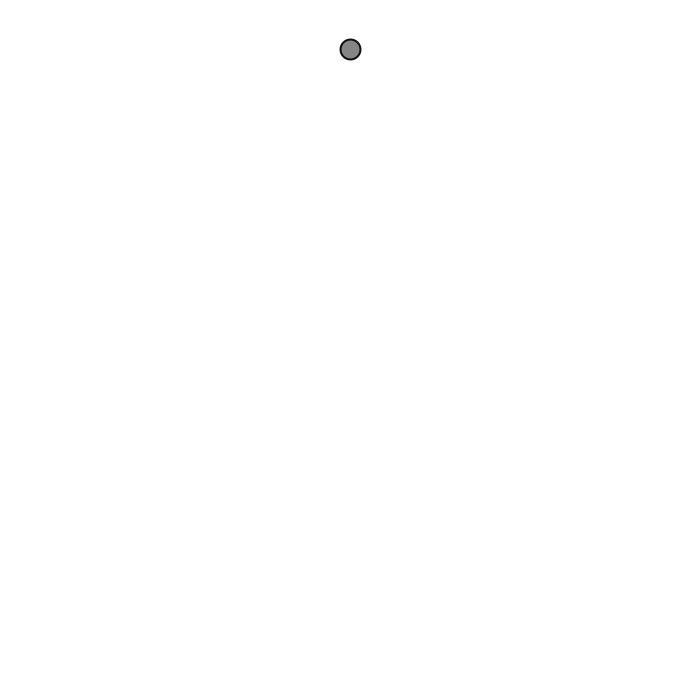
Frame 1 (no input)
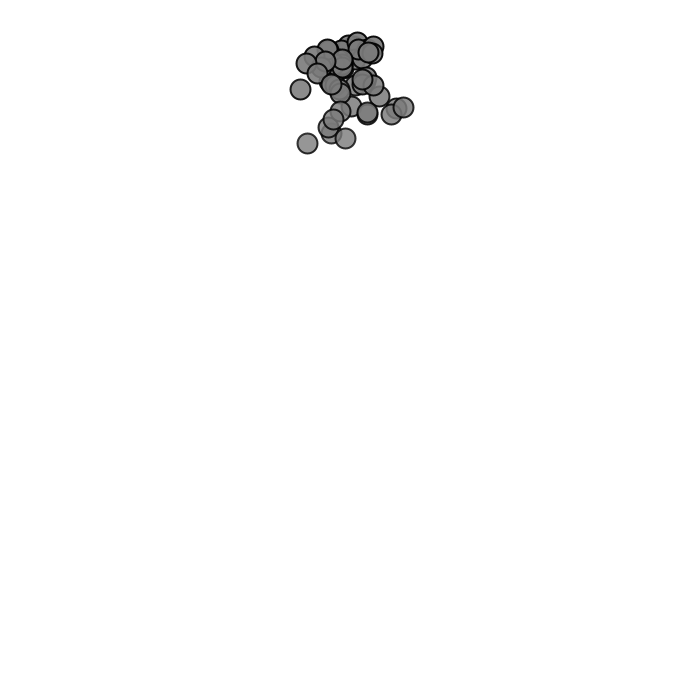
Frame 60 (the mouse pressed at the canvas centre just before this capture)
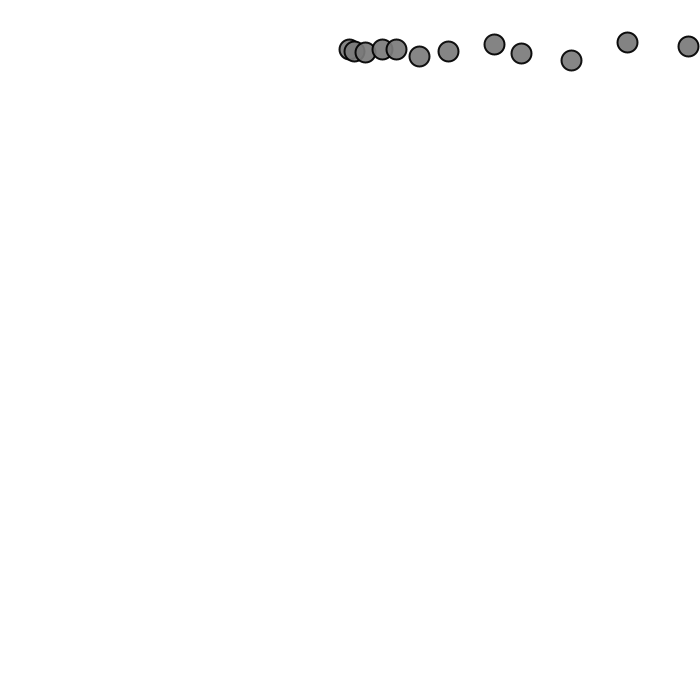
Frame 120 (the mouse held since frame 60 and released just before this capture)

The Processing sketch that drew these frames (run headless with seeded random() and noise(); from frame 60 on, the mouse is pressed at the canvas centre):

// Processing sketch: applyingForceToPartSystem01
// ── applyingForceToPartSystem01.pde
PVector startLoc;
ParticleSystem ps; // declaring a variable ps as type particlesystem

void setup() {
  size(700, 700);
  startLoc = new PVector(width/2, 50);
  ps = new ParticleSystem(); // initializing the variable ps as a particle system, calling the constructor
}

void draw() {
  background(255);
  
  // applied forces
  PVector gravity = new PVector(0,0.05);
  ps.applyForce(gravity);
  
  if (mousePressed) {
      PVector wind = new PVector(5,0);
      ps.applyForce(wind);
  }
  
  // code that adds particles to the particle system and tells the ps to run
  ps.addParticle();  
  ps.run();
}

// ── Particle.pde
// mover object
class Particle {
  PVector pos, vel, acc;
  float rad;

  float lifeSpan = 255;

  Particle(PVector start) {
    acc = new PVector(0, 0.05);
    vel = new PVector(random(-1, 1), random(-1, 1));
    pos = start.copy();
    rad = 10;
  }

  void applyForce(PVector force) {
    acc.add(force);
  }


  void update() {
    vel.add(acc);
    pos.add(vel);
    
    acc.mult(0);

    lifeSpan = 255 * (1 - pos.y/height);
  }

  boolean isDead() {
    return lifeSpan <= 1;
  }

  void display() {
    fill(123, lifeSpan);
    stroke(0, lifeSpan);
    strokeWeight(2);
    ellipseMode(RADIUS);
    ellipse(pos.x, pos.y, rad, rad);
  }
}

// ── ParticleSystem.pde
class ParticleSystem {
  ArrayList<Particle> a;


  ParticleSystem() {
    a = new ArrayList<Particle>();
  }

  void applyForce(PVector force) {
    for (Particle p : a) {
      p.applyForce(force);
    }
  }

  void addParticle() {
    a.add(new Particle(startLoc));
  }

  void run() {
    for (int i = a.size()-1; i >= 0; i--) { // Loop running backwards to make sure that we do not skip elements!!
      Particle p = a.get(i);
      p.update();
      p.display();

      if (p.isDead()) {
        a.remove(p);
      }
    }
  }
}
